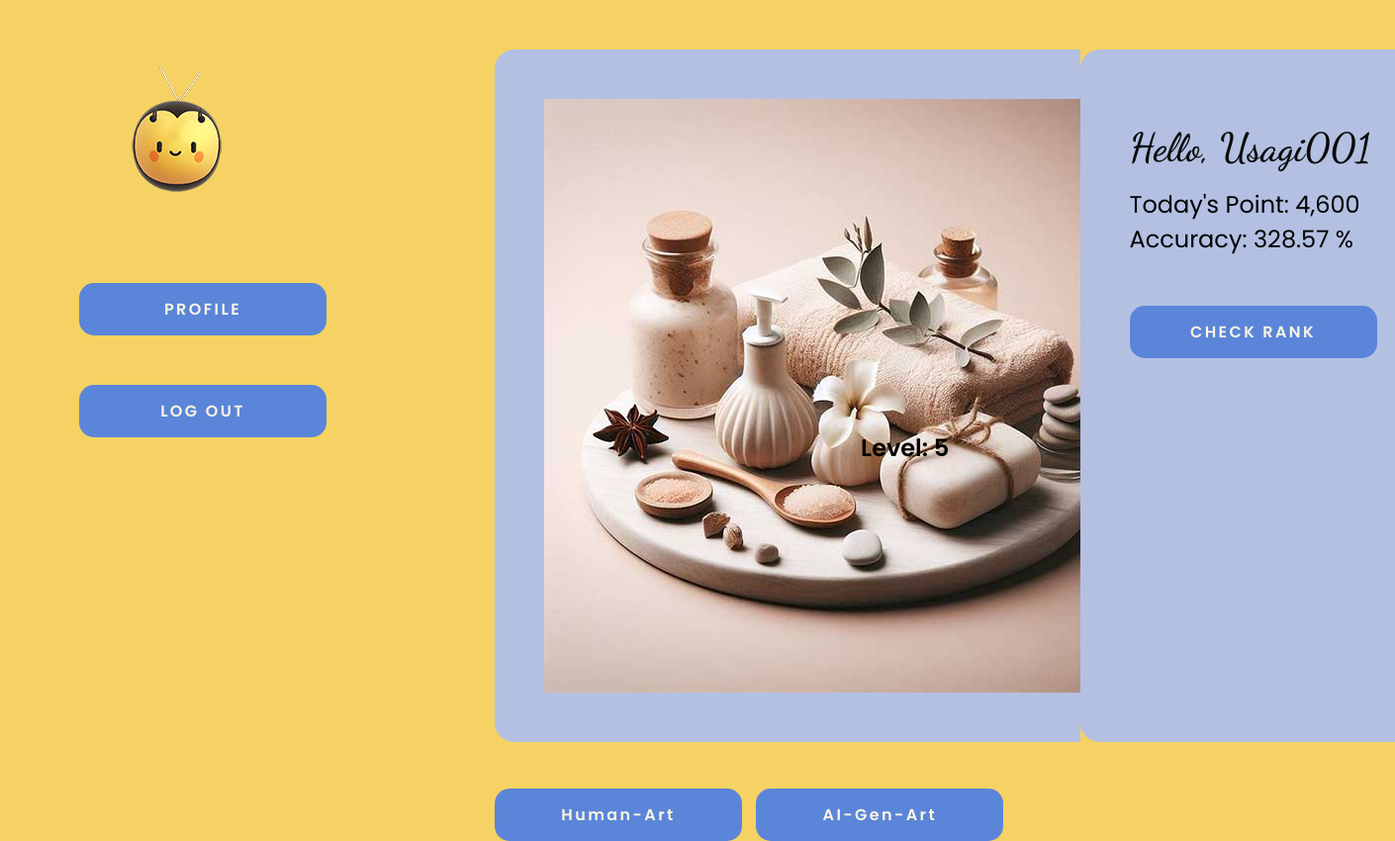
Screenshot of /pages/quiz_sequence.php?ret_quizid=14 (signed in) with the database file from the repository.
### tables this page shows
CREATE TABLE `tbl_quiz` (
  `quiz_id` int NOT NULL AUTO_INCREMENT,
  `quiz_image` varchar(255) NOT NULL,
  `made_by` varchar(255) NOT NULL,
  `image_weight` int NOT NULL,
  PRIMARY KEY (`quiz_id`)
);

CREATE TABLE `tbl_user` (
  `user_id` int NOT NULL AUTO_INCREMENT,
  `user_name` varchar(255) NOT NULL,
  `email` varchar(255) NOT NULL,
  `password` varchar(255) NOT NULL,
  `cmltv_score` decimal(6,2) DEFAULT NULL,
  PRIMARY KEY (`user_id`)

);

### class/class.global.php (called while the page is built, shortened)
<?php
class db {
 	private $host      = DB_HOST;
	private $user      = DB_USER;
	private $pass      = DB_PASS;
	private $dbname    = DB_NAME;
	private $port      = DB_PORT;
	private $dbh;
	private $stmt;
	 public function __construct() {
 	$dsn = 'mysql:host='.$this->host.';dbname='.$this->dbname.';port='.$this->port;
	 	$options = array(PDO::ATTR_PERSISTENT => false, PDO::ATTR_ERRMODE => PDO::ERRMODE_EXCEPTION, PDO::ATTR_EMULATE_PREPARES => false, PDO::MYSQL_ATTR_USE_BUFFERED_QUERY => false);
	 	try {
	 	  $this->dbh = new PDO($dsn, $this->user, $this->pass, $options);
	 	} catch(PDOException $e) {
 	  $this->error = $e->getMessage();
	 	}
	 }
	public function q($query){
		$this->stmt = $this->dbh->prepare($query);
	}
	public function x(){
    return $this->stmt->execute();
	}
	public function s(){
    $this->x();
    return $this->stmt->fetch(PDO::FETCH_ASSOC);
	}
}
?>

### pages/quiz_sequence.php (the view, shortened to what this page needs)
<?php
include '../class/class.global.php';
if (isset($_GET["ret_quizid"])) {
    $ret_quizid = $_GET["ret_quizid"];
    $next_quizid = $ret_quizid + 1;
  }
  else {
    $ret_quizid = "";
  }
if (isset($_SESSION['beecheck_user']) && !empty($_SESSION['beecheck_user'])) {
    $logged_in_user = $_SESSION['beecheck_user'];
} else {
    echo 'NO USER LOGIN';
    session_destroy();
    session_unset();
    echo '<script>location.href = "./";</script>';
    exit();
}
$db = new db();
$db->q("SELECT * FROM tbl_user WHERE user_id = '".$logged_in_user."' ");
$lu = $db->s();
$cmltv = $lu['cmltv_score'];
$thrownscoreai = '0';
$thrownscorehuman = '0';
if ($ret_quizid == '') {
    $db = new db();
    $db->q("SELECT *
    FROM `tbl_quiz`
    where image_weight > (SELECT cmltv_score FROM `tbl_user` WHERE user_id = '".$logged_in_user."')
    LIMIT 1");
    $hu = $db->s();
    $next_quizid = $hu['quiz_id'] + 1;
    if ($hu['made_by'] == 'AIGen-Art') {
        $thrownscoreai = '100';
        $thrownscorehuman = '0';
    } else {
        $thrownscoreai = '0';
        $thrownscorehuman = '100';
    }
} else {
    $db = new db();
    $db->q("SELECT *
    FROM `tbl_quiz`
    WHERE quiz_id = '".$ret_quizid."'
    LIMIT 1");
    $hu = $db->s();
    if ($hu['made_by'] == 'AIGen-Art') {
        $thrownscoreai = '100';
        $thrownscorehuman = '0';
    } else {
        $thrownscoreai = '0';
        $thrownscorehuman = '100';
    }
}
?>
<!DOCTYPE html>
<html lang="en">
<head>
    <link rel="stylesheet" href="../styles/global.css">
    <link rel="stylesheet" href="../styles/quiz.css">
</head>
<body>
    <main>
        <div id="left_logo">
                <div class="logo_cont">
                    <img src="../assets/logo01.png" alt="Logo">
                </div>
                <div class="profile-btn">
                        <button type="button" onclick="window.location.href='../pages/profile.php';" class="button">PROFILE</button>
                </div>
                <div class="exit-btn">
                        <button type="button" onclick="location.replace('../api/u_logout.php?_=<?php echo $lu['user_id']; ?>');" class="button">LOG OUT</button>
                </div>
        </div>
        <div id="center">
            <section class="quiz-container" id="quiz">
                <div class="quiz-box">
                    <div class="quiz-img">
                        <img src="<?php echo $hu['quiz_image']; ?>" alt="quiz-image">
                    </div>
                </div>
                     <div class="quiz-label">
                        <?php
                        if ($cmltv<=1000){$lvl=1;}
                        else if ($cmltv>1000 && $cmltv<=2000){$lvl=2;}
                        else if ($cmltv>2000 && $cmltv<=3000){$lvl=3;}
                        else if ($cmltv>3000 && $cmltv<=4000){$lvl=4;}
                        else $lvl=5;                        ?>
                        <div class="label-bottom"><p1>Level: <?php echo $lvl ?></p1></div>
                    </div>
                    <div class="quiz-btn-cont">
                        <div class="answer-btn">
                                <button type="button" id="human-art-btn" class="button" onclick="location.replace('../api/quiz_seq_next.php?next_quizid=<?php echo $next_quizid; ?>&addedscore=<?php echo $thrownscorehuman; ?>')">Human-Art</button>
                                <button type="button" id="aigen-art-btn" class="button" onclick="location.replace('../api/quiz_seq_next.php?next_quizid=<?php echo $next_quizid; ?>&addedscore=<?php echo $thrownscoreai; ?>')">AI-Gen-Art</button>
                        </div>
                    </div>
                </div>
        <div id="side">
            <section class="user-point-form" id="point">
                <form id="pointForm">
                    <div class="point-labeled">
                        <h3> Hello,  <?php echo $lu['user_name']?></h3>
                        <p style="padding-top: 16px; ">Today's Point: <?php echo number_format ($cmltv, 0); ?></p>
                        <p>Accuracy: <?php if($ret_quizid !="") { $accuracy=$cmltv/$ret_quizid;}
                        else  $accuracy=$cmltv/$next_quizid;
                        echo number_format($accuracy,2); ?> % </p>
                    </div>
                    </form>
                    <div class="rank-btn">
                        <button type="button" onclick="window.location.href='../pages/leaderboard.php';" class="button">CHECK RANK</button>
                    </div>
            </section>
            </div>
    </main>
</body>
</html>

### styles/global.css (style rules this page uses)
:root { --clr-primary: #5b85d9; --clr-gradient: #b4c0e2; --clr-background: #f5d263; --clr-hover:#7b9de0; --clr-white: #fdf6e4; --clr-black: #0A0A0A; --drop-shadow: 0 4px 10px 0 rgba(0,0,0,0.5); }
* { margin: 0; padding: 0; font-family: "Poppins", sans-serif; font-size: 16px; font-weight: 400; font-style: normal; box-sizing: border-box; }
body { background-color: var(--clr-background); height: 100vh; }
main { position: relative; width: calc(100vw - 500px); height: 100vh; left:500px; background-color: var(--clr-background); }
main #center { float: left; width: 60%; height: 100%; background-color: var(--clr-background); position: relative; }
main #side { position: relative; float: right; width: 35%; height: 100%; background-color: var(--clr-background); }
main #left_logo { position: fixed; top: 40px; left: 80px; height: 100vh; width: auto; }
h3 { color: var(--clr-black); font-family: "Dancing Script", cursive; font-optical-sizing: auto; font-weight: 600; font-style: normal; font-size: 40px; padding-top: 25px; }
p1 { font-size: 24px; font-weight: 600; }
.button { background-color: var(--clr-primary); color: var(--clr-white); padding: 14px 20px; margin-top: 50px; margin-right: 10px; border: none; cursor: pointer; width: 250px; border-radius: 15px; font-weight: 600; letter-spacing: 0.15rem; }

### styles/quiz.css (style rules this page uses)
.quiz-container { padding: 20px; position: relative; width: 900px; height: 700px; margin-top: calc(50vh - 350px); background-color: var(--clr-gradient); border-radius: 20px; padding: 50px; }
.quiz-btn-cont { position: absolute; bottom: -100px; width: 100%; left: 0; }
.quiz-label { position: fixed; right: 14%; top: 50%; padding: 10px; width: 25%; z-index: 999; }
.user-point-form { padding: 20px; position: relative; width: 350px; height: 700px; margin-top: calc(50vh - 350px); background-color: var(--clr-gradient); border-radius: 20px; padding: 50px; }
.point-labeled p { font-size: 24px; }

### rows the page displays
tbl_quiz: quiz_image (picture)
tbl_user: cmltv_score "5", user_name "Usagi001", cmltv_score "4,600", cmltv_score "328.57"
